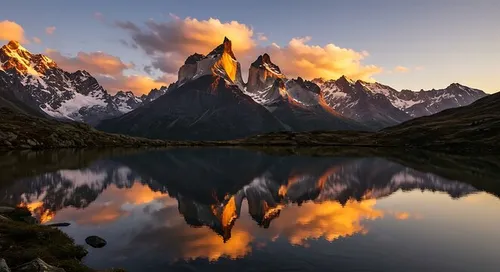
#> input picture image1.webp, 500 x 272 px
$ python 7.py
#> lines starting #> are read from the running program, lines starting #| are printed output that depends on the picture; after the words box and inside, x2 and y2 are one past the last pixel; in counts of white or black regions, pixels touching at a corner belong together
import cv2

def show_image(window_name, image):
    cv2.imshow(window_name, image)
    cv2.waitKey(0)
    cv2.destroyAllWindows()


path = "image1.webp"

image = cv2.imread(path, cv2.IMREAD_GRAYSCALE)
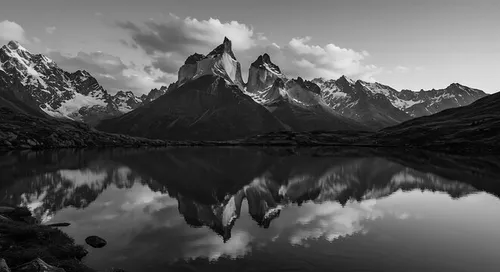
#> image: shape (272, 500); min 0, max 247, mean 87.4

if image is None:
    print("Image not found")
else:
    print("Image Loaded Successfully")

show_image("orginal_image", image)

edges = cv2.Canny(image, threshold1=50, threshold2=150)
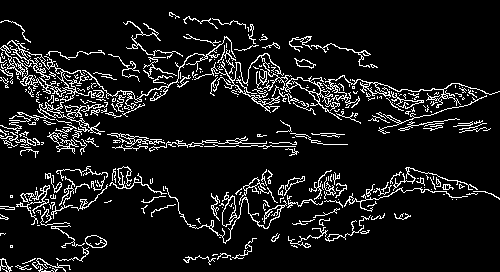
#> edges: shape (272, 500); 9.4% white in thin lines or dots

show_image("edge_detection", edges)

ret, threshold_image = cv2.threshold(image, 120, 255, cv2.THRESH_BINARY)
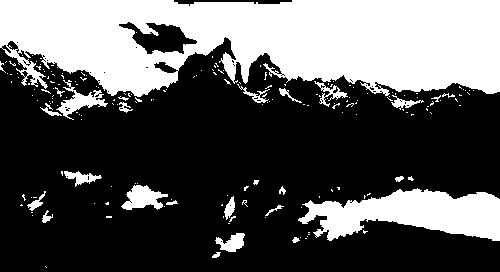
#> threshold_image: shape (272, 500); 34.9% white; 189 white regions (162 under 20 px), largest, box (x1, y1, x2, y2) and area: (0, 0, 500, 97) 37027, (298, 188, 500, 241) 6505, (121, 185, 168, 210) 682

show_image("threshold_image", threshold_image)

$ run again, with boats.jpg saved as image1.webp
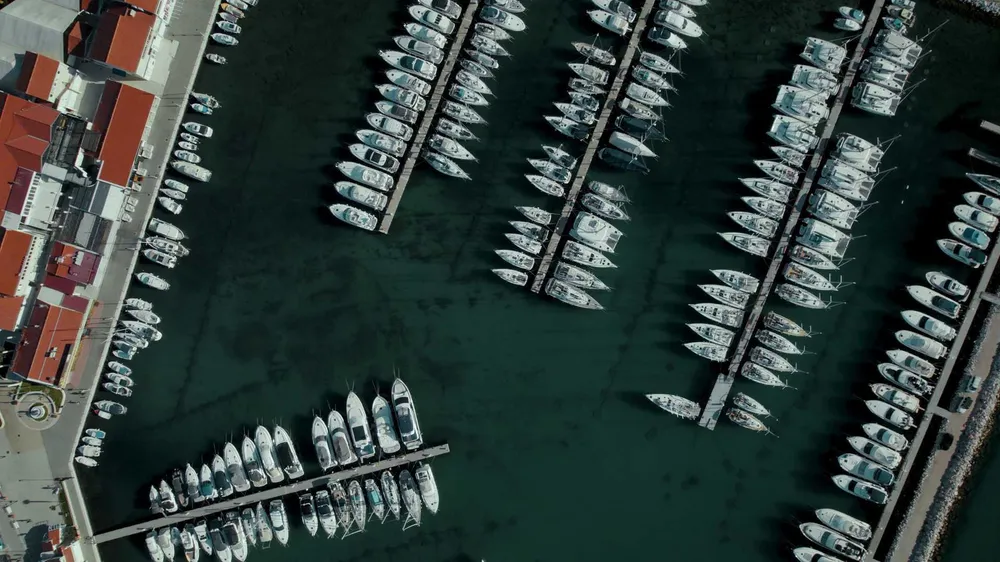
#> input picture boats.jpg, 1000 x 562 px, shrunk from 1920 x 1080 before the run
#> `edges = cv2.Canny(image, threshold1=50, threshold2=150)`:
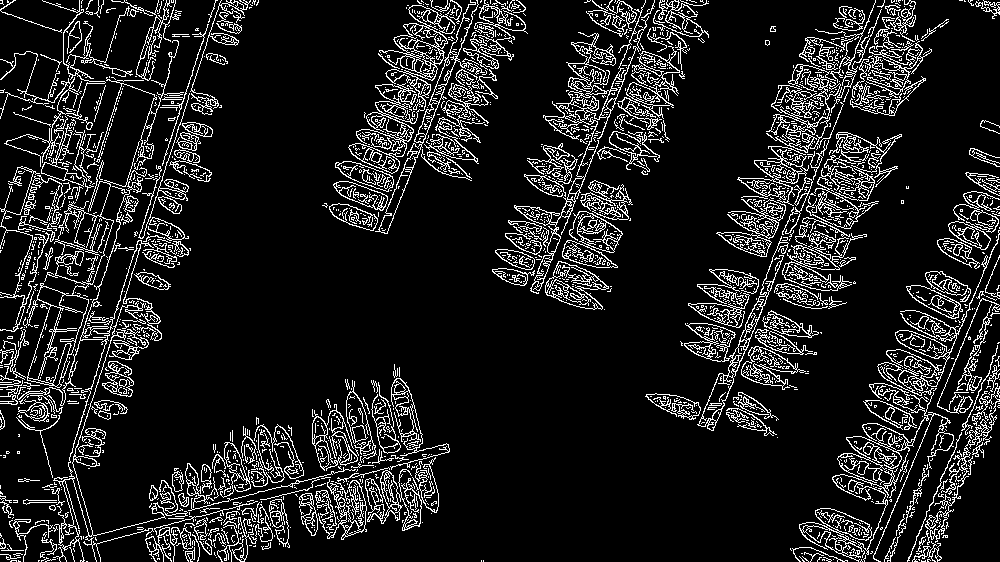
#> edges: shape (562, 1000); 12% white in thin lines or dots
#> `ret, threshold_image = cv2.threshold(image, 120, 255, cv2.THRESH_BINARY)`:
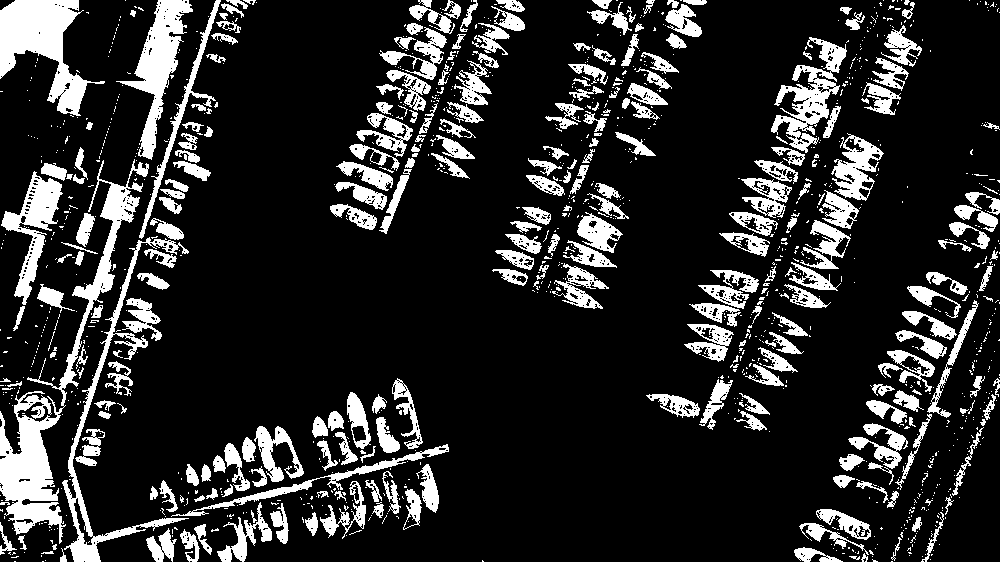
#> threshold_image: shape (562, 1000); 17% white; 1245 white regions (974 under 20 px), largest, box (x1, y1, x2, y2) and area: (0, 159, 149, 544) 8467, (0, 0, 105, 116) 5275, (116, 0, 193, 160) 3801
